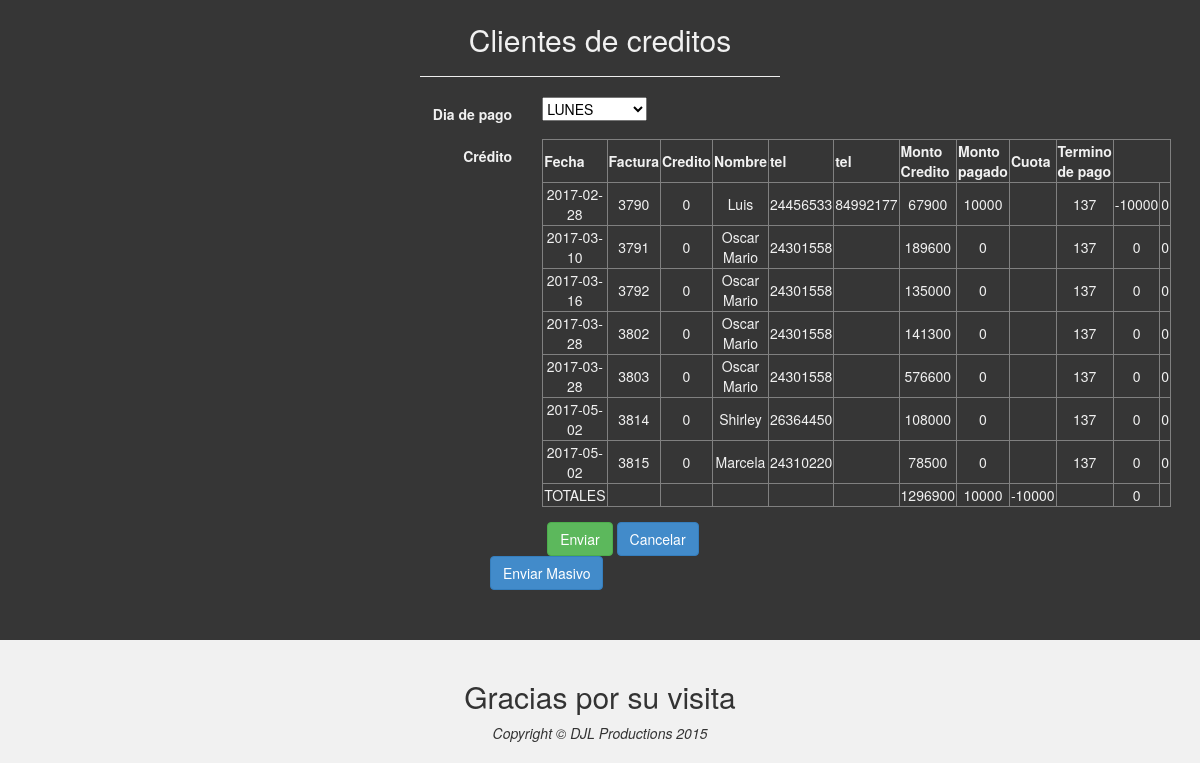
Before: /creditos/moduloClientesAtrasadosCompu.php (lower part) with the older database file.
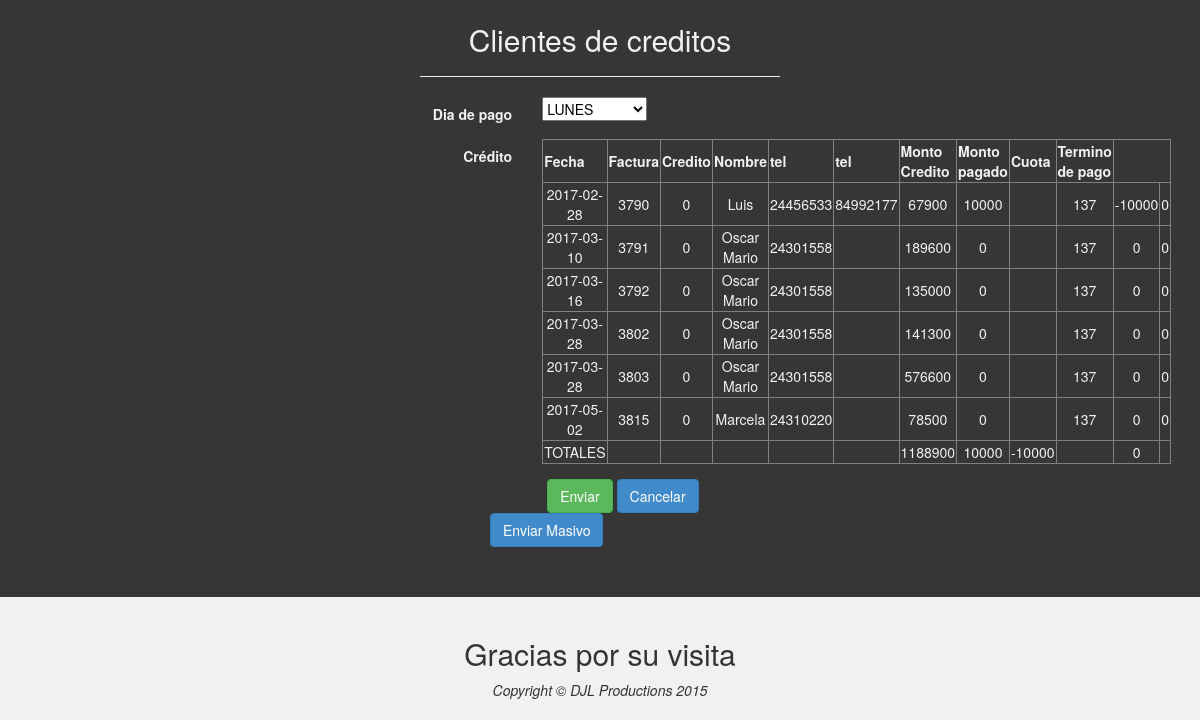
After: the same page with the newer database file.
### tables this page shows
CREATE TABLE `credito` (
  `idCredito` int(11) NOT NULL,
  `fechaCredito` date NOT NULL,
  `cantidadCredito` int(255) NOT NULL,
  `idClienteCredito` int(255) NOT NULL,
  `interesCredito` int(255) NOT NULL,
  `cuotaCredito` int(255) NOT NULL,
  `plazoCredito` int(255) NOT NULL,
  `diaPago` int(11) NOT NULL,
  `porcComisionVendedor` int(11) NOT NULL,
  `idVendedor` int(11) NOT NULL,
  `codigoProducto` int(11) NOT NULL,
  `descrProducto` varchar(50) NOT NULL,
  `saldoActual` int(200) NOT NULL,
  `observacion` varchar(300) NOT NULL,
  `idSistema` int(11) NOT NULL,
  `numFactura` int(11) NOT NULL,
  `tipoFactura` int(11) NOT NULL,
  `anulada` int(11) NOT NULL,
  `causaAnulacion` varchar(11) NOT NULL,
  `pagos` int(11) NOT NULL,
  `idTipoClientes` int(1) NOT NULL,
  `montoMora` int(11) NOT NULL,
  `nro_de_pagos` int(11) NOT NULL,
  `horaDePagoNormal` time NOT NULL,
  `montoPagado` int(11) NOT NULL,
  `termino_id` int(11) NOT NULL COMMENT 'termino_id de Monica. 139 es apartado.',
  `anulada2` int(11) NOT NULL,
  `diferenciaPago` int(11) NOT NULL,
  `idSell` int(20) NOT NULL,
  `esCompra` tinyint(1) NOT NULL
);

### creditos/consultasMorososFastness.php (called while the page is built)
<?php
$ConsultaDeMorososYMasPorIdFastness="SELECT DISTINCT   (DATEDIFF( CURDATE( ) , fechaCredito )) as diasDesdeCredito, ((DATEDIFF( CURDATE( ) , fechaCredito ))/7) as cuotasQueHanPasado, ((DATEDIFF( CURDATE( ) , fechaCredito ) /7) * cuotaCredito ) as deberiaHaberPagado, ((DATEDIFF( CURDATE( ) , fechaCredito ) /7) * cuotaCredito ) - montoPagado AS diferencia,diferenciaPago as diferenciaEnDb,     credito.montoPagado, credito.termino_id,credito.cantidadCredito,
nro_de_pagos as cuotasRealizadas, diferenciaPago/cuotaCredito as cuotasAtrasadas, diaPago, fechaCredito, credito.idCredito, idClienteCredito, credito.codigoProducto,
descrProducto, credito.numFactura,person.name, person.phone1, person.phone2, cantidadCredito, credito.cuotaCredito, credito.anulada FROM dia d
 INNER JOIN credito ON d.numDia = credito.diaPago INNER JOIN cliente ON credito.idClienteCredito = cliente.idPersona
 INNER JOIN person ON cliente.idPersona = person.id
 WHERE  credito.cantidadCredito >credito.montoPagado AND credito.termino_id='137'
 ORDER  by credito.idCredito";
?>

### creditos/functionMontoAtrasado.php (called while the page is built, shortened)
<?php
function montoAtrasadoDeCredito($totalCredito, $atraso, $montoPagado){
if (($atraso+$montoPagado)>$totalCredito)
{
return ($totalCredito-$montoPagado);
}
else
{
return $atraso;
}
}
?>

### creditos/moduloClientesAtrasadosCompu.php (the view, shortened to what this page needs)
<!DOCTYPE html>
<html lang="en">
  <head>
    <link href="css/bootstrap.css" rel="stylesheet">
    <link href="css/slidefolio.css" rel="stylesheet">
    <link href="font-awesome/css/font-awesome.min.css" rel="stylesheet">
  </head>
  <body>
<?php include('connect_db.php');
include('functionMontoAtrasado.php');
                $query = mysqli_query($link,"$ConsultaSemanaMorosos");
                while($row = mysqli_fetch_assoc($query)){?>
<tr>
<td class='text-center'><?php echo $row['fechaCredito'] ?></td>
<td class='text-center'><?php echo $row['idCredito'] ?>
<td class='text-center'><?php echo $row['numFactura'] ?></td>
<td class='text-center'><?php echo $row['name']; ?></td>
<td class='text-center'><?php echo $row['phone1']; ?></td>
<td class='text-center'><?php echo $row['phone2']; ?></td>
<td class='text-center'><?php echo $row['cantidadCredito'] ?></td>
<td class='text-center'><?php echo $row['montoPagado']; ?></td>
<td class='text-center'><?php echo montoAtrasadoDeCredito(intval($row['cantidadCredito']), intval($row['diferencia']), intval($row['montoPagado'])) ; ?></td>
<? $totalDiferencia+= montoAtrasadoDeCredito(intval($row['cantidadCredito']), intval($row['diferencia']), intval($row['montoPagado'])) ; ?>
<td class='text-center'><?php echo $row['cuotaCredito']; ?></td>
<td class='text-center'><?php echo intval($row['cuotasAtrasadas']); ?></td>
<?php
$totalCantidadCredito+=$row['cantidadCredito'];
$totalMontoPagado+=$row['montoPagado'];
$totalCuotasAtrasadas+=intval($row['cuotasAtrasadas']);
?>
</tr>
                <?php } ?>
 <?php
$totalCantidadCredito=0;
$totalMontoPagado=0;
$totalDiferencia=0;
$totalCuotasAtrasadas=0;
?>
<?php include('connect_db.php');
include('consultasMorosos.php');
                $query = mysqli_query($link,"$ConsultaQuincenaMorosos");
                while($row = mysqli_fetch_assoc($query)){?>
<tr>
<td class='text-center'><?php echo $row['fechaCredito'] ?></td>
<td class='text-center'><?php echo $row['idCredito'] ?>
<td class='text-center'><?php echo $row['numFactura'] ?></td>
<td class='text-center'><?php echo $row['name']; ?></td>
<td class='text-center'><?php echo $row['phone1']; ?></td>
<td class='text-center'><?php echo $row['phone2']; ?></td>
<td class='text-center'><?php echo $row['cantidadCredito'] ?></td>
<td class='text-center'><?php echo $row['montoPagado']; ?></td>
<td class='text-center'><?php echo montoAtrasadoDeCredito(intval($row['cantidadCredito']), intval($row['diferencia']), intval($row['montoPagado'])) ; ?></td>
<? $totalDiferencia+= montoAtrasadoDeCredito(intval($row['cantidadCredito']), intval($row['diferencia']), intval($row['montoPagado'])) ; ?>
<td class='text-center'><?php echo $row['cuotaCredito']; ?></td>
<td class='text-center'><?php echo intval($row['cuotasAtrasadas']); ?></td>
</tr>
                <?php
$totalCantidadCredito+=$row['cantidadCredito'];
$totalMontoPagado+=$row['montoPagado'];
$totalCuotasAtrasadas+=intval($row['cuotasAtrasadas']);
?>
</tr>
                <?php } ?>
 <?php
$totalCantidadCredito=0;
$totalMontoPagado=0;
$totalDiferencia=0;
$totalCuotasAtrasadas=0;
?>
<?php include('connect_db.php');
include('consultasMorosos.php');
                $query = mysqli_query($link,"$ConsultaMensualMorosos");
                while($row = mysqli_fetch_assoc($query)){?>
<tr>
<td class='text-center' width="500" > <?php echo $row['fechaCredito'] ?></td>
<td class='text-center'><?php echo $row['idCredito'] ?>
<td class='text-center'><?php echo $row['numFactura'] ?></td>
<td class='text-center'><?php echo $row['name']; ?></td>
<td class='text-center'><?php echo $row['phone1']; ?></td>
<td class='text-center'><?php echo $row['phone2']; ?></td>
<td class='text-center'><?php echo $row['cantidadCredito'] ?></td>
<td class='text-center'><?php echo $row['montoPagado']; ?></td>
<td class='text-center'><?php echo montoAtrasadoDeCredito(intval($row['cantidadCredito']), intval($row['diferencia']), intval($row['montoPagado'])) ; ?></td>
<? $totalDiferencia+= montoAtrasadoDeCredito(intval($row['cantidadCredito']), intval($row['diferencia']), intval($row['montoPagado'])) ; ?>
<td class='text-center'><?php echo $row['cuotaCredito']; ?></td>
<td class='text-center'><?php echo intval($row['cuotasAtrasadas']); ?></td>
</tr>
               <?php
$totalCantidadCredito+=$row['cantidadCredito'];
$totalMontoPagado+=$row['montoPagado'];
$totalCuotasAtrasadas+=intval($row['cuotasAtrasadas']);
?>
</tr>
                <?php } ?>
  <?php
$totalCantidadCredito=0;
$totalMontoPagado=0;
$totalDiferencia=0;
$totalCuotasAtrasadas=0;
?>
    <div id="contact">
      <div class="container">
        <div class="row">
    <div class="col-md-4 col-md-offset-4 text-center">
            <h2>Clientes de creditos</h2>
      <hr>
          </div>
          <div class="col-md-5 col-md-offset-3">
            <form method="POST" action="actualizacionCuota.php" id="contact-form" class="form-horizontal">
      <fieldset>
<div class="form-group">
                  <label class="col-sm-4 control-label" for="name">Dia de pago</label>
                  <div class="col-sm-8">
                  <SELECT NAME="selCombo"  SIZE=1 onchange="fetch_select(this.value);">
                <OPTION VALUE="1">LUNES</OPTION>
                </SELECT>
                  </div>
                </div>
                <div class="form-group">
                  <label class="col-sm-4 control-label" for="name">Crédito</label>
                  <div class="col-sm-8">
<table border='1' cellspacing='0'>
<tr>
<th width=100>Fecha</th>
<th width=30>Factura</th>
<th width=30>Credito</th>
<th width=200>Nombre</th>
<th width=200>tel</th>
<th width=200>tel</th>
<th width=40>Monto Credito</th>
<th width=40>Monto pagado</th>
<th width=40>Cuota</th>
<th width=40>Termino de pago</th>
</tr>
<?php include('connect_db.php');
include('consultasMorososFastness.php');
                $query = mysqli_query($link,"$ConsultaDeMorososYMasPorIdFastness");
                while($row = mysqli_fetch_assoc($query)){?>
<tr>
<td class='text-center' width="500" > <?php echo $row['fechaCredito'] ?></td>
<td class='text-center'><?php echo $row['idCredito'] ?>
<td class='text-center'><?php echo $row['numFactura'] ?></td>
<td class='text-center'><?php echo $row['name']; ?></td>
<td class='text-center'><?php echo $row['phone1']; ?></td>
<td class='text-center'><?php echo $row['phone2']; ?></td>
<td class='text-center'><?php echo $row['cantidadCredito'] ?></td>
<td class='text-center'><?php echo $row['montoPagado']; ?></td>
<td class='text-center'><?php echo $row['anulado']; ?></td>
<td class='text-center'><?php echo intval($row['termino_id']); ?></td>
<td class='text-center'><?php echo montoAtrasadoDeCredito(intval($row['cantidadCredito']), intval($row['diferencia']), intval($row['montoPagado'])) ; ?></td>
<? $totalDiferencia+= montoAtrasadoDeCredito(intval($row['cantidadCredito']), intval($row['diferencia']), intval($row['montoPagado'])) ; ?>
<td class='text-center'><?php echo intval($row['diferenciaEnDb']); ?></td>
</tr>
               <?php
$totalCantidadCredito+=$row['cantidadCredito'];
$totalMontoPagado+=$row['montoPagado'];
$totalCuotasAtrasadas+=intval($row['cuotasAtrasadas']);
?>
                <?php } ?>
<tr>
<td class='text-center'><?php echo 'TOTALES' ?></td>
<td class='text-center'><?php echo $row['idCredito'] ?>
<td class='text-center'><?php echo $row['numFactura'] ?></td>
<td class='text-center'><?php echo $row['name']; ?></td>
<td class='text-center'><?php echo $row['phone1']; ?></td>
<td class='text-center'><?php echo $row['phone2']; ?></td>
<td class='text-center'><?php echo $totalCantidadCredito; ?></td>
<td class='text-center'><?php echo $totalMontoPagado; ?></td>
<td class='text-center'><?php echo $totalDiferencia; ?></td>
<td class='text-center'><?php echo $row['cuotaCredito']; ?></td>
<td class='text-center'><?php echo $totalCuotasAtrasadas; ?></td>
</tr>
</table>
                  </div>
                </div>
                <div class="col-sm-offset-4 col-sm-8">
                  <button type="submit" class="btn btn-success">Enviar</button>
                  <button type="reset" class="btn btn-primary">Cancelar</button>
                </div>
            </fieldset>
            </form>
            <fieldset>
              <div class="col-sm-offset-4 col-sm-8">
                <button type="submit" id="btnEnviarMasivo" class="btn btn-primary">Enviar Masivo</button>
              </div>
            </fieldset>
          </div>
        </div>
      </div>
    </div>
    <footer>
      <div class="container">
        <div class="row">
          <div class="col-md-6 col-md-offset-3 text-center">
           <h2>Gracias por su visita</h2>
           <em>Copyright &copy; DJL Productions 2015</em>
          </div>
        </div>
      </div>
    </footer>
  </body>
</html>

### creditos/css/slidefolio.css (style rules this page uses)
html, body { height: 100%; width: 100%; }
#contact { background:none repeat scroll 0 0 rgba(0, 0, 0, 0.79); color:#f1f1f1; padding:50px 0; border-top:1px solid #D1D1D1 !important; filter: progid:DXImageTransform.Microsoft.gradient(startColorstr='#ffffffff', endColorstr='#fff2f2f2', GradientType=0); *zoom: 1; -webkit-box-shadow: 0 1px 4px rgba(0, 0, 0, 0.065); -moz-box-shadow: 0 1px 4px rgba(0, 0, 0, 0.065); box-shadow: 0 1px 4px rgba(0, 0, 0, 0.065); }
footer { padding: 20px 0; background:#f1f1f1; }

Changed rows visible on the page:
no longer on this page (row edited): credito: fechaCredito "2017-05-02", idCredito "3814", numFactura "0", name "Shirley", phone1 "26364450", cantidadCredito "108000", montoPagado "0", termino "137", diferenciaPago "0"
Other visible differences:
$totalCantidadCredito: "1296900" → "1188900"
